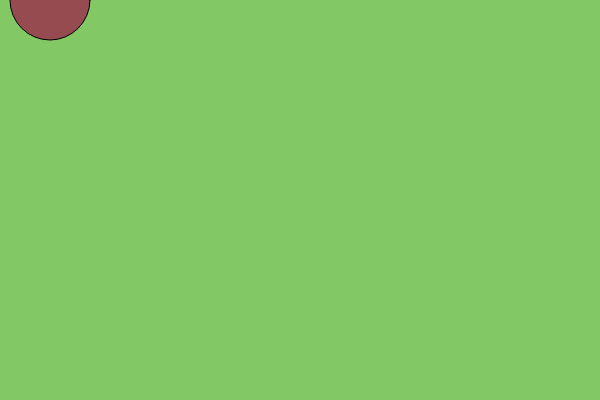
Frame 1 (no input)
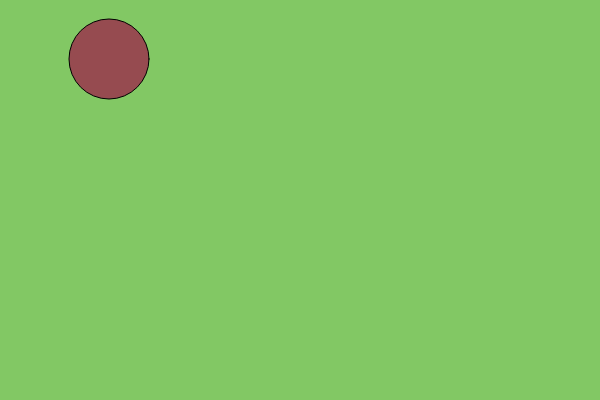
Frame 60 (no input)
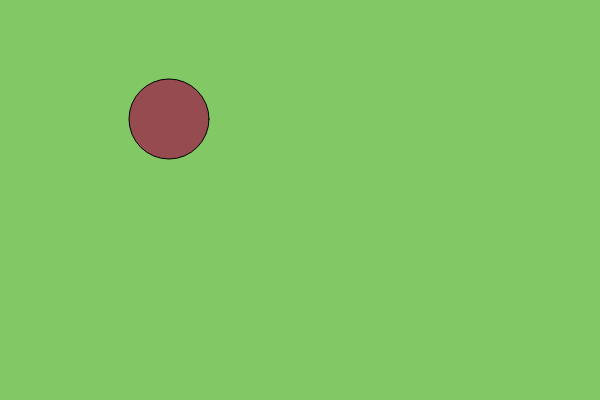
Frame 120 (the mouse pressed at the canvas centre since frame 60)

The p5.js sketch that drew these frames (run headless with seeded random() and noise() and a simulated clock; from frame 60 on, the mouse is pressed at the canvas centre):

// p5.js sketch
// ── sketch.js
var circleX = 50;
var circleY = 0;

function setup() {
  createCanvas(600, 400);
}

function draw() {
  // background
  background(130, 200, 100);

  // ellipse
  fill(150, 75, 80);
  ellipse(circleX, circleY, 80, 80);

  circleX += 1;
  circleY += 1;

}
